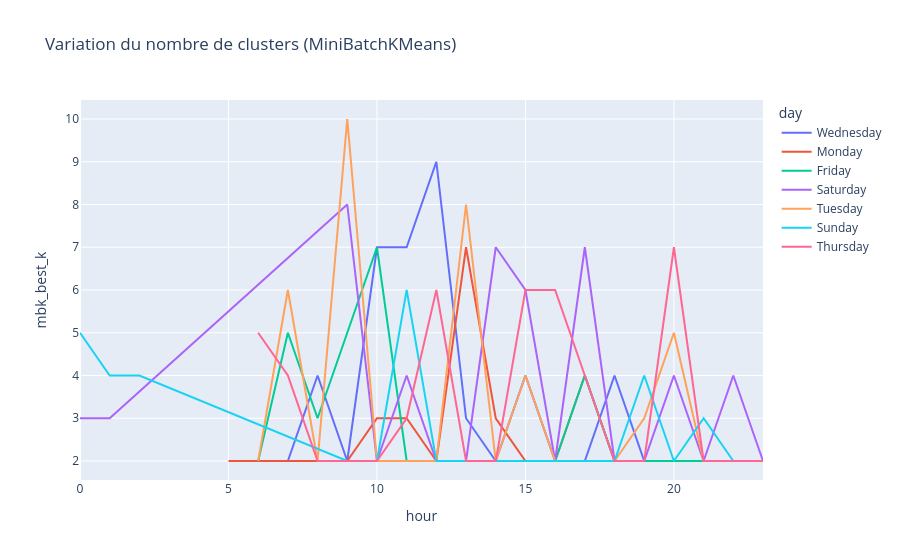
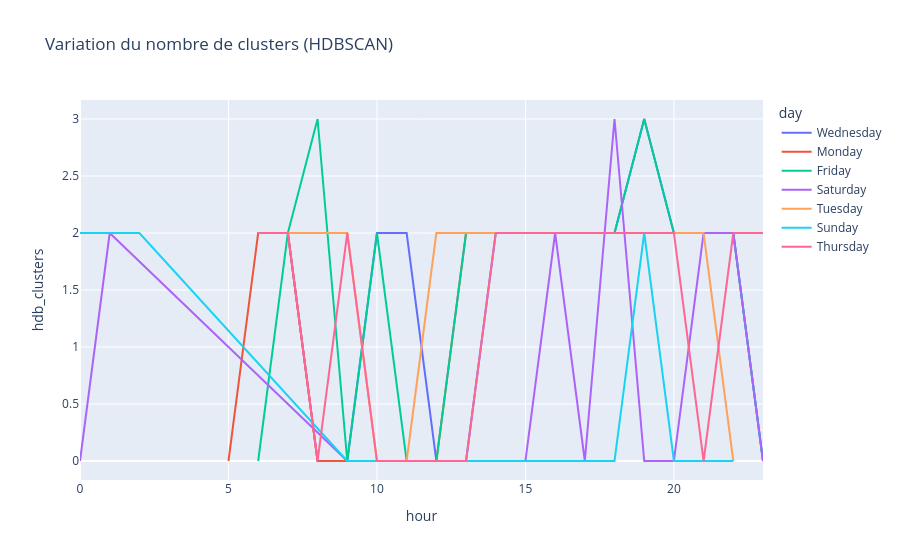

Notebook cell for these charts, in order:
### Markdown cell above
## Modèle complet

### Code cell
# Fonction clustering
def cluster_batch(df_batch, day, hour):
    coords = df_batch[['Lat','Lon']].values

    # MiniBatchKMeans (optimisation de k)
    best_k, best_score, best_labels = None, -1, None
    for k in range(2, 11):
        mbk = MiniBatchKMeans(n_clusters=k, batch_size=5000, random_state=42)
        labels = mbk.fit_predict(coords)
        score = silhouette_score(coords, labels)
        if score > best_score:
            best_k, best_score, best_labels = k, score, labels
    df_batch['mbk_cluster'] = best_labels

    # HDBSCAN
    scaler = MinMaxScaler()
    coords_scaled = scaler.fit_transform(coords)
    clusterer = hdbscan.HDBSCAN(min_cluster_size=30)
    hdb_labels = clusterer.fit_predict(coords_scaled)
    df_batch['hdb_cluster'] = hdb_labels

    # silhouette HDBSCAN (sans bruit)
    mask = hdb_labels != -1
    if mask.sum() > 1 and len(set(hdb_labels[mask])) > 1:
        sil_hdb = silhouette_score(coords_scaled[mask], hdb_labels[mask])
    else:
        sil_hdb = None

    return {
        "day": day,
        "hour": hour,
        "n_points": len(df_batch),
        "mbk_best_k": best_k,
        "mbk_silhouette": best_score,
        "hdb_clusters": len(set(hdb_labels)) - (1 if -1 in hdb_labels else 0),
        "hdb_silhouette": sil_hdb
    }, df_batch

# ================================
# Boucle par jour et heure
# ================================
results = []
all_batches = []

for day in df['day'].unique():
    for hour in range(24):
        df_batch = df[(df['day'] == day) & (df['hour'] == hour)].copy()
        if len(df_batch) < 200:  # trop peu de données
            continue
        res, df_clustered = cluster_batch(df_batch, day, hour)
        results.append(res)
        all_batches.append(df_clustered)

df_results = pd.DataFrame(results)
print(df_results.head())

# ================================
# Visualisations globales
# ================================

# Variation des clusters KMeans
fig_kmeans = px.line(
    df_results, x="hour", y="mbk_best_k", color="day",
    title="Variation du nombre de clusters (MiniBatchKMeans)"
)
fig_kmeans.show()

# Variation des clusters HDBSCAN
fig_hdb = px.line(
    df_results, x="hour", y="hdb_clusters", color="day",
    title="Variation du nombre de clusters (HDBSCAN)"
)
fig_hdb.show()

### Figure 1 — Plotly figure (JSON) as saved in the notebook; plotly's stock layout.template omitted (floating-point values rounded to 4 significant figures)
{"data": [{"hovertemplate": "day=Wednesday<br>hour=%{x}<br>mbk_best_k=%{y}<extra></extra>", "legendgroup": "Wednesday", "line": {"color": "#636efa", "dash": "solid"}, "marker": {"symbol": "circle"}, "mode": "lines", "name": "Wednesday", "orientation": "v", "showlegend": true, "type": "scatter", "x": [6, 7, 8, 9, 10, 11, 12, 13, 14, 15, 16, 17, 18, 19, 20, 21, 22, 23], "xaxis": "x", "y": [2, 2, 4, 2, 7, 7, 9, 3, 2, 4, 2, 2, 4, 2, 2, 2, 2, 2], "yaxis": "y"}, {"hovertemplate": "day=Monday<br>hour=%{x}<br>mbk_best_k=%{y}<extra></extra>", "legendgroup": "Monday", "line": {"color": "#EF553B", "dash": "solid"}, "marker": {"symbol": "circle"}, "mode": "lines", "name": "Monday", "orientation": "v", "showlegend": true, "type": "scatter", "x": [5, 6, 7, 8, 9, 10, 11, 12, 13, 14, 15, 16, 17, 18, 19, 20, 21, 22], "xaxis": "x", "y": [2, 2, 2, 2, 2, 3, 3, 2, 7, 3, 2, 2, 4, 2, 2, 2, 2, 2], "yaxis": "y"}, {"hovertemplate": "day=Friday<br>hour=%{x}<br>mbk_best_k=%{y}<extra></extra>", "legendgroup": "Friday", "line": {"color": "#00cc96", "dash": "solid"}, "marker": {"symbol": "circle"}, "mode": "lines", "name": "Friday", "orientation": "v", "showlegend": true, "type": "scatter", "x": [6, 7, 8, 9, 10, 11, 12, 13, 14, 15, 16, 17, 18, 19, 20, 21, 22, 23], "xaxis": "x", "y": [2, 5, 3, 5, 7, 2, 2, 2, 2, 2, 2, 4, 2, 2, 2, 2, 2, 2], "yaxis": "y"}, {"hovertemplate": "day=Saturday<br>hour=%{x}<br>mbk_best_k=%{y}<extra></extra>", "legendgroup": "Saturday", "line": {"color": "#ab63fa", "dash": "solid"}, "marker": {"symbol": "circle"}, "mode": "lines", "name": "Saturday", "orientation": "v", "showlegend": true, "type": "scatter", "x": [0, 1, 9, 10, 11, 12, 13, 14, 15, 16, 17, 18, 19, 20, 21, 22, 23], "xaxis": "x", "y": [3, 3, 8, 2, 4, 2, 2, 7, 6, 2, 7, 2, 2, 4, 2, 4, 2], "yaxis": "y"}, {"hovertemplate": "day=Tuesday<br>hour=%{x}<br>mbk_best_k=%{y}<extra></extra>", "legendgroup": "Tuesday", "line": {"color": "#FFA15A", "dash": "solid"}, "marker": {"symbol": "circle"}, "mode": "lines", "name": "Tuesday", "orientation": "v", "showlegend": true, "type": "scatter", "x": [6, 7, 8, 9, 10, 11, 12, 13, 14, 15, 16, 17, 18, 19, 20, 21, 22], "xaxis": "x", "y": [2, 6, 2, 10, 2, 2, 2, 8, 2, 4, 2, 2, 2, 3, 5, 2, 2], "yaxis": "y"}, {"hovertemplate": "day=Sunday<br>hour=%{x}<br>mbk_best_k=%{y}<extra></extra>", "legendgroup": "Sunday", "line": {"color": "#19d3f3", "dash": "solid"}, "marker": {"symbol": "circle"}, "mode": "lines", "name": "Sunday", "orientation": "v", "showlegend": true, "type": "scatter", "x": [0, 1, 2, 9, 10, 11, 12, 13, 14, 15, 16, 17, 18, 19, 20, 21, 22], "xaxis": "x", "y": [5, 4, 4, 2, 2, 6, 2, 2, 2, 2, 2, 2, 2, 4, 2, 3, 2], "yaxis": "y"}, {"hovertemplate": "day=Thursday<br>hour=%{x}<br>mbk_best_k=%{y}<extra></extra>", "legendgroup": "Thursday", "line": {"color": "#FF6692", "dash": "solid"}, "marker": {"symbol": "circle"}, "mode": "lines", "name": "Thursday", "orientation": "v", "showlegend": true, "type": "scatter", "x": [6, 7, 8, 9, 10, 11, 12, 13, 14, 15, 16, 17, 18, 19, 20, 21, 22, 23], "xaxis": "x", "y": [5, 4, 2, 2, 2, 3, 6, 2, 2, 6, 6, 4, 2, 2, 7, 2, 2, 2], "yaxis": "y"}], "layout": {"legend": {"title": {"text": "day"}, "tracegroupgap": 0}, "title": {"text": "Variation du nombre de clusters (MiniBatchKMeans)"}, "xaxis": {"anchor": "y", "domain": [0, 1], "title": {"text": "hour"}}, "yaxis": {"anchor": "x", "domain": [0, 1], "title": {"text": "mbk_best_k"}}}}

### Figure 2 — Plotly figure (JSON) as saved in the notebook; plotly's stock layout.template omitted (floating-point values rounded to 4 significant figures)
{"data": [{"hovertemplate": "day=Wednesday<br>hour=%{x}<br>hdb_clusters=%{y}<extra></extra>", "legendgroup": "Wednesday", "line": {"color": "#636efa", "dash": "solid"}, "marker": {"symbol": "circle"}, "mode": "lines", "name": "Wednesday", "orientation": "v", "showlegend": true, "type": "scatter", "x": [6, 7, 8, 9, 10, 11, 12, 13, 14, 15, 16, 17, 18, 19, 20, 21, 22, 23], "xaxis": "x", "y": [2, 2, 0, 0, 2, 2, 0, 0, 2, 2, 2, 2, 2, 3, 2, 2, 2, 0], "yaxis": "y"}, {"hovertemplate": "day=Monday<br>hour=%{x}<br>hdb_clusters=%{y}<extra></extra>", "legendgroup": "Monday", "line": {"color": "#EF553B", "dash": "solid"}, "marker": {"symbol": "circle"}, "mode": "lines", "name": "Monday", "orientation": "v", "showlegend": true, "type": "scatter", "x": [5, 6, 7, 8, 9, 10, 11, 12, 13, 14, 15, 16, 17, 18, 19, 20, 21, 22], "xaxis": "x", "y": [0, 2, 2, 0, 0, 0, 0, 0, 2, 2, 2, 2, 2, 2, 2, 2, 2, 2], "yaxis": "y"}, {"hovertemplate": "day=Friday<br>hour=%{x}<br>hdb_clusters=%{y}<extra></extra>", "legendgroup": "Friday", "line": {"color": "#00cc96", "dash": "solid"}, "marker": {"symbol": "circle"}, "mode": "lines", "name": "Friday", "orientation": "v", "showlegend": true, "type": "scatter", "x": [6, 7, 8, 9, 10, 11, 12, 13, 14, 15, 16, 17, 18, 19, 20, 21, 22, 23], "xaxis": "x", "y": [0, 2, 3, 0, 2, 0, 0, 2, 2, 2, 2, 2, 2, 3, 2, 2, 2, 0], "yaxis": "y"}, {"hovertemplate": "day=Saturday<br>hour=%{x}<br>hdb_clusters=%{y}<extra></extra>", "legendgroup": "Saturday", "line": {"color": "#ab63fa", "dash": "solid"}, "marker": {"symbol": "circle"}, "mode": "lines", "name": "Saturday", "orientation": "v", "showlegend": true, "type": "scatter", "x": [0, 1, 9, 10, 11, 12, 13, 14, 15, 16, 17, 18, 19, 20, 21, 22, 23], "xaxis": "x", "y": [0, 2, 0, 0, 0, 0, 0, 0, 0, 2, 0, 3, 0, 0, 2, 2, 0], "yaxis": "y"}, {"hovertemplate": "day=Tuesday<br>hour=%{x}<br>hdb_clusters=%{y}<extra></extra>", "legendgroup": "Tuesday", "line": {"color": "#FFA15A", "dash": "solid"}, "marker": {"symbol": "circle"}, "mode": "lines", "name": "Tuesday", "orientation": "v", "showlegend": true, "type": "scatter", "x": [6, 7, 8, 9, 10, 11, 12, 13, 14, 15, 16, 17, 18, 19, 20, 21, 22], "xaxis": "x", "y": [2, 2, 2, 2, 0, 0, 2, 2, 2, 2, 2, 2, 2, 2, 2, 2, 0], "yaxis": "y"}, {"hovertemplate": "day=Sunday<br>hour=%{x}<br>hdb_clusters=%{y}<extra></extra>", "legendgroup": "Sunday", "line": {"color": "#19d3f3", "dash": "solid"}, "marker": {"symbol": "circle"}, "mode": "lines", "name": "Sunday", "orientation": "v", "showlegend": true, "type": "scatter", "x": [0, 1, 2, 9, 10, 11, 12, 13, 14, 15, 16, 17, 18, 19, 20, 21, 22], "xaxis": "x", "y": [2, 2, 2, 0, 0, 0, 0, 0, 0, 0, 0, 0, 0, 2, 0, 0, 0], "yaxis": "y"}, {"hovertemplate": "day=Thursday<br>hour=%{x}<br>hdb_clusters=%{y}<extra></extra>", "legendgroup": "Thursday", "line": {"color": "#FF6692", "dash": "solid"}, "marker": {"symbol": "circle"}, "mode": "lines", "name": "Thursday", "orientation": "v", "showlegend": true, "type": "scatter", "x": [6, 7, 8, 9, 10, 11, 12, 13, 14, 15, 16, 17, 18, 19, 20, 21, 22, 23], "xaxis": "x", "y": [2, 2, 0, 2, 0, 0, 0, 0, 2, 2, 2, 2, 2, 2, 2, 0, 2, 2], "yaxis": "y"}], "layout": {"legend": {"title": {"text": "day"}, "tracegroupgap": 0}, "title": {"text": "Variation du nombre de clusters (HDBSCAN)"}, "xaxis": {"anchor": "y", "domain": [0, 1], "title": {"text": "hour"}}, "yaxis": {"anchor": "x", "domain": [0, 1], "title": {"text": "hdb_clusters"}}}}
